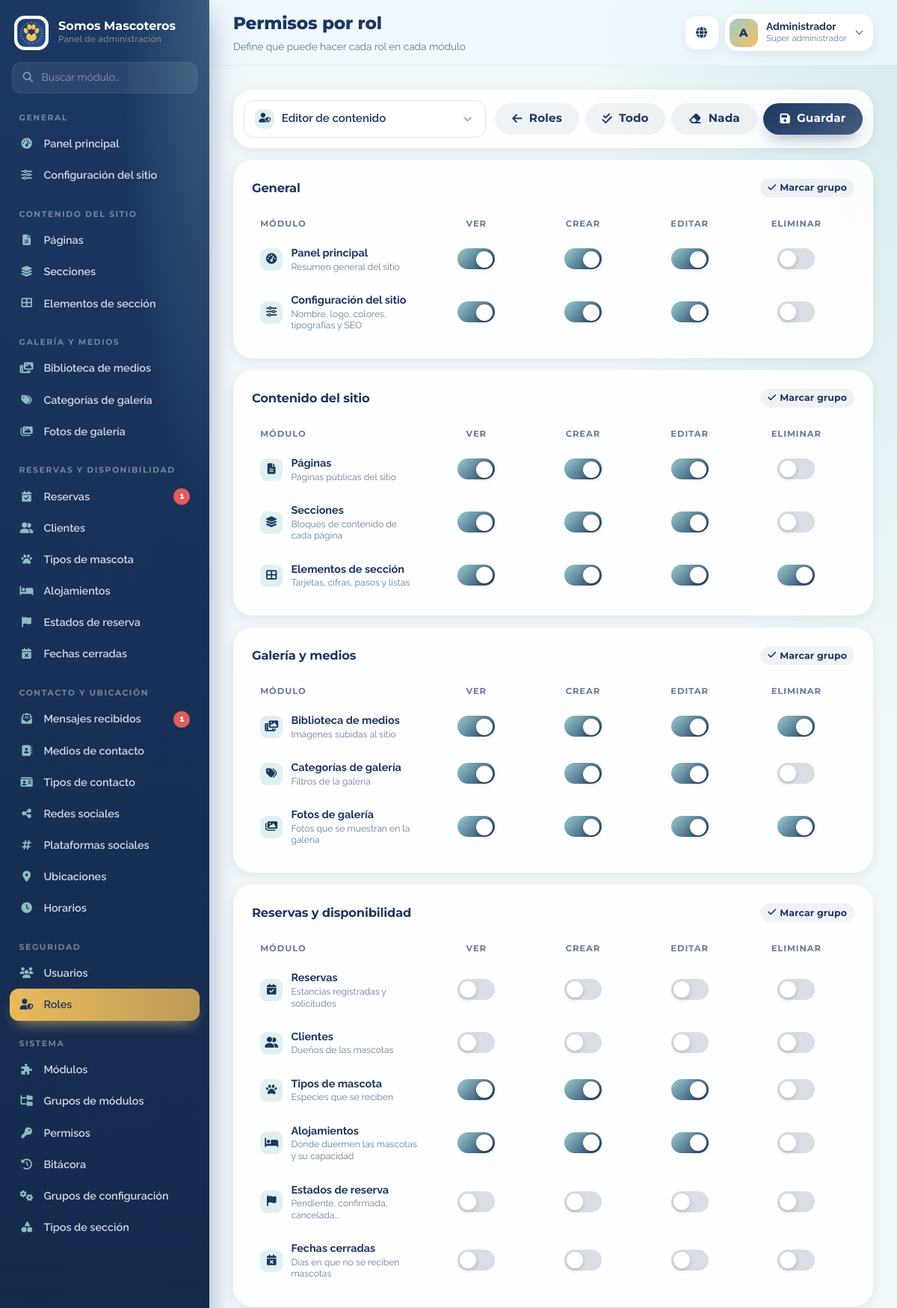
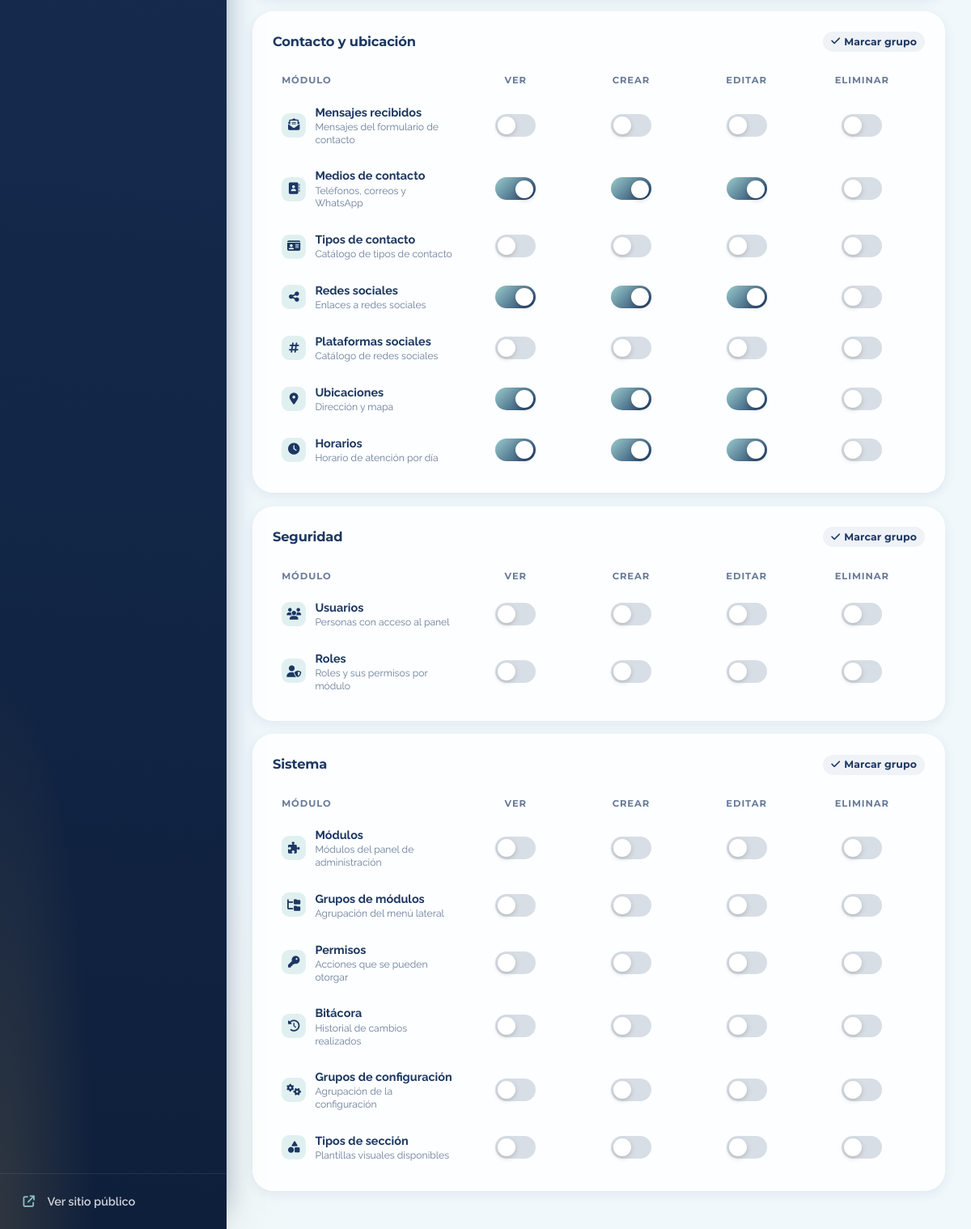
/admin/permissions.php (signed in), run on the app's committed database (2 pictures, top to bottom).
### tables this page shows
CREATE TABLE modules (
  id              INT UNSIGNED AUTO_INCREMENT PRIMARY KEY,
  module_group_id INT UNSIGNED NOT NULL,
  code            VARCHAR(50)  NOT NULL COMMENT 'Identificador interno usado por el sistema',
  name            VARCHAR(80)  NOT NULL,
  description     VARCHAR(255) NULL,
  icon            VARCHAR(60)  NOT NULL DEFAULT 'fa-solid fa-circle',
  sort_order      SMALLINT     NOT NULL DEFAULT 0,
  is_active       TINYINT(1)   NOT NULL DEFAULT 1,
  UNIQUE KEY uq_modules_code (code),
  CONSTRAINT fk_modules_group FOREIGN KEY (module_group_id) REFERENCES module_groups(id) ON UPDATE CASCADE
);

CREATE TABLE users (
  id             INT UNSIGNED AUTO_INCREMENT PRIMARY KEY,
  role_id        INT UNSIGNED NOT NULL,
  full_name      VARCHAR(120) NOT NULL,
  email          VARCHAR(160) NOT NULL,
  password_hash  VARCHAR(255) NOT NULL COMMENT 'Hash bcrypt/argon2 generado con password_hash()',
  is_active      TINYINT(1)   NOT NULL DEFAULT 1,
  last_login_at  DATETIME     NULL,
  created_at     DATETIME     NOT NULL DEFAULT CURRENT_TIMESTAMP,
  updated_at     DATETIME     NULL ON UPDATE CURRENT_TIMESTAMP,
  UNIQUE KEY uq_users_email (email),
  CONSTRAINT fk_users_role FOREIGN KEY (role_id) REFERENCES roles(id) ON UPDATE CASCADE
);

CREATE TABLE roles (
  id            INT UNSIGNED AUTO_INCREMENT PRIMARY KEY,
  name          VARCHAR(60)  NOT NULL,
  description   VARCHAR(255) NULL,
  is_system     TINYINT(1)   NOT NULL DEFAULT 0 COMMENT '1 = rol protegido (no se puede eliminar)',
  created_at    DATETIME     NOT NULL DEFAULT CURRENT_TIMESTAMP,
  UNIQUE KEY uq_roles_name (name)
);

CREATE TABLE permissions (
  id            INT UNSIGNED AUTO_INCREMENT PRIMARY KEY,
  code          VARCHAR(30)  NOT NULL,
  name          VARCHAR(60)  NOT NULL,
  description   VARCHAR(255) NULL,
  UNIQUE KEY uq_permissions_code (code)
);

### includes/db.php (called while the page is built, shortened)
<?php
function db(): PDO
{
    static $pdo = null;
    if ($pdo instanceof PDO) {
        return $pdo;
    }
    global $CONFIG;
    $dsn = sprintf(
        'mysql:host=%s;port=%s;dbname=%s;charset=utf8mb4',
        $CONFIG['db_host'],
        $CONFIG['db_port'],
        $CONFIG['db_name']
    );
    try {
        $pdo = new PDO($dsn, $CONFIG['db_user'], $CONFIG['db_pass'], [
            PDO::ATTR_ERRMODE            => PDO::ERRMODE_EXCEPTION,
            PDO::ATTR_DEFAULT_FETCH_MODE => PDO::FETCH_ASSOC,
            PDO::ATTR_EMULATE_PREPARES   => false,
        ]);
        $pdo->exec("SET time_zone = '" . date('P') . "'");
    } catch (PDOException $e) {
        http_response_code(500);
        $detail = $CONFIG['debug'] ? htmlspecialchars($e->getMessage()) : 'Revisa los datos de conexión en config/config.php.';
        echo '<!doctype html><meta charset="utf-8"><meta name="viewport" content="width=device-width,initial-scale=1">'
            . '<title>Sin conexión</title><body style="margin:0;min-height:100vh;display:grid;place-items:center;'
            . 'background:#F0F8FB;font-family:system-ui,sans-serif;color:#1C3762;padding:16px">'
            . '<div style="max-width:520px;background:#fff;border-radius:20px;padding:32px;box-shadow:0 20px 60px rgba(28,55,98,.12)">'
            . '<h1 style="margin:0 0 8px;font-size:1.4rem">No se pudo conectar a la base de datos</h1>'
            . '<p style="margin:0;line-height:1.6">' . $detail . '</p></div></body>';
        exit;
    }
    return $pdo;
}
function db_all(string $sql, array $params = []): array
{
    $st = db()->prepare($sql);
    $st->execute($params);
    return $st->fetchAll();
}
function db_one(string $sql, array $params = []): ?array
{
    $st = db()->prepare($sql);
    $st->execute($params);
    $row = $st->fetch();
    return $row === false ? null : $row;
}
function db_value(string $sql, array $params = [])
{
    $st = db()->prepare($sql);
    $st->execute($params);
    $v = $st->fetchColumn();
    return $v === false ? null : $v;
}

### includes/helpers.php (called while the page is built, shortened)
<?php
function e($value): string
{
    return htmlspecialchars((string)($value ?? ''), ENT_QUOTES | ENT_SUBSTITUTE, 'UTF-8');
}
function base(): string
{
    return defined('BASE_PREFIX') ? BASE_PREFIX : '';
}
function url_for(?string $path): string
{
    return base() . ltrim($path, '/');
}
function settings(): array
{
    static $cache = null;
    if ($cache !== null) {
        return $cache;
    }
    $cache = [];
    $rows = db_all('SELECT s.setting_key, s.input_type, s.setting_value, m.file_path
                    FROM settings s LEFT JOIN media m ON m.id = s.media_id');
    foreach ($rows as $r) {
        $cache[$r['setting_key']] = $r['input_type'] === 'image' ? ($r['file_path'] ?? '') : ($r['setting_value'] ?? '');
    }
    return $cache;
}
function setting(string $key, string $default = ''): string
{
    $s = settings();
    return isset($s[$key]) && $s[$key] !== '' ? (string)$s[$key] : $default;
}

### admin/permissions.php (the view, shortened to what this page needs)
<?php
require __DIR__ . '/includes/init.php';
require_login();
$roles = db_all('SELECT id, name, is_system FROM roles ORDER BY id');
$roleId = (int)($_GET['role'] ?? ($roles[1]['id'] ?? $roles[0]['id'] ?? 0));
$role = db_one('SELECT * FROM roles WHERE id = ?', [$roleId]);
$mods = db_all('SELECT m.id, m.name, m.icon, m.description, g.name AS grp FROM modules m JOIN module_groups g ON g.id = m.module_group_id ORDER BY g.sort_order, m.sort_order, m.id');
$perms = db_all('SELECT id, code, name FROM permissions ORDER BY id');
$system = (int)$role['is_system'] === 1;
$canEdit = can('roles', 'edit') && !$system;
$byGroup = [];
foreach ($mods as $m) { $byGroup[$m['grp']][] = $m; }
admin_header('Permisos por rol', 'roles', ['subtitle' => 'Define qué puede hacer cada rol en cada módulo']);
?>
<div class="toolbar card">
  <div class="field toolbar__role">
  </div>
  <div class="toolbar__actions">
    <a href="crud.php?e=roles" class="btn btn--ghost"><i class="fa-solid fa-arrow-left"></i> <span>Roles</span></a>
    <?php if ($canEdit): ?>
      <button type="button" class="btn btn--ghost" data-perm-all="1"><i class="fa-solid fa-check-double"></i> <span>Todo</span></button>
      <button type="button" class="btn btn--ghost" data-perm-all="0"><i class="fa-solid fa-eraser"></i> <span>Nada</span></button>
      <button type="button" class="btn btn--primary" id="permSave"><i class="fa-solid fa-floppy-disk"></i> Guardar</button>
    <?php endif; ?>
  </div>
</div>
<form id="permForm" data-role="<?= $roleId ?>">
  <?php foreach ($byGroup as $grp => $list): ?>
    <section class="card perm-group">
      <header class="card__head"><h3><?= e($grp) ?></h3>
        <?php if ($canEdit): ?><button type="button" class="btn btn--ghost btn--xs" data-perm-group><i class="fa-solid fa-check"></i> Marcar grupo</button><?php endif; ?>
      </header>
      <div class="perm-table">
        <div class="perm-row perm-row--head"><span>Módulo</span><?php foreach ($perms as $p): ?><span><?= e($p['name']) ?></span><?php endforeach; ?></div>
        <?php foreach ($list as $m): ?>
          <div class="perm-row">
            <span class="perm-row__mod"><span class="s2-ico"><i class="<?= e($m['icon']) ?>"></i></span><span><strong><?= e($m['name']) ?></strong><small><?= e($m['description']) ?></small></span></span>
            <?php foreach ($perms as $p): $key = $m['id'] . ':' . $p['id']; ?>
              <label class="switch perm-switch" title="<?= e($p['name'] . ' · ' . $m['name']) ?>">
                <span class="switch__track"></span><span class="perm-switch__lbl"><?= e($p['name']) ?></span>
              </label>
            <?php endforeach; ?>
          </div>
        <?php endforeach; ?>
      </div>
    </section>
  <?php endforeach; ?>
</form>
<?php admin_footer(['page' => 'permissions']); ?>

### admin/includes/init.php (shortened to what this page needs)
<?php
function current_user(): ?array
{
    static $user = false;
    if ($user !== false) {
        return $user;
    }
    $row = db_one(
        'SELECT u.id, u.full_name, u.email, u.role_id, u.is_active, r.name AS role_name, r.is_system
         FROM users u JOIN roles r ON r.id = u.role_id WHERE u.id = ?',
        [(int)$_SESSION['uid']]
    );
    $user = $row;
    return $user;
}
function user_permissions(): array
{
    static $perms = null;
    if ($perms !== null) {
        return $perms;
    }
    $perms = [];
    $u = current_user();
    if ((int)$u['is_system'] === 1) {
        $rows = db_all('SELECT m.code AS module, p.code AS perm FROM modules m CROSS JOIN permissions p WHERE m.is_active = 1');
    }
    foreach ($rows as $r) {
        $perms[$r['module']][$r['perm']] = true;
    }
    return $perms;
}
function can(string $module, string $perm = 'view'): bool
{
    $p = user_permissions();
    return !empty($p[$module][$perm]);
}
function require_login(): array
{
    $u = current_user();
    return $u;
}
function module_url(string $code): string
{
    return match ($code) {
        'dashboard' => 'dashboard.php',
        'settings'  => 'settings.php',
        'media'     => 'media.php',
        default     => 'crud.php?e=' . rawurlencode($code),
    };
}
function admin_menu(): array
{
    $mods = db_all(
        'SELECT m.code, m.name, m.icon, g.name AS group_name FROM modules m
         JOIN module_groups g ON g.id = m.module_group_id
         WHERE m.is_active = 1 ORDER BY g.sort_order, g.id, m.sort_order, m.id'
    );
    $out = [];
    foreach ($mods as $m) {
        if (can($m['code'], 'view')) {
            $out[$m['group_name']][] = $m;
        }
    }
    return $out;
}
function unread_messages(): int
{
    return can('contact_messages') ? (int)db_value('SELECT COUNT(*) FROM contact_messages WHERE is_read = 0') : 0;
}
function pending_bookings(): int
{
    return can('bookings') ? (int)db_value("SELECT COUNT(*) FROM bookings b JOIN booking_statuses s ON s.id = b.booking_status_id WHERE s.code = 'pending'") : 0;
}
function admin_header(string $title, string $activeModule, array $opts = []): void
{
    $u = current_user();
    $logo = setting('logo');
    $siteName = setting('site_name', 'Somos Mascoteros');
    $badges = ['contact_messages' => unread_messages(), 'bookings' => pending_bookings()];
    ?><!doctype html>
<html lang="es">
<head>
  <link rel="stylesheet" href="../assets/vendor/fontawesome/css/all.min.css">
  <link rel="stylesheet" href="../assets/vendor/select2/select2.min.css">
  <link rel="stylesheet" href="../assets/vendor/flatpickr/flatpickr.min.css">
  <link rel="stylesheet" href="../assets/vendor/quill/quill.snow.css">
  <link rel="stylesheet" href="../assets/css/ui.css?v=1">
  <link rel="stylesheet" href="../assets/css/admin.css?v=1">
</head>
<body class="admin">
<?php if ($u): ?>
<div class="shell">
  <aside class="sidebar" id="sidebar">
    <div class="sidebar__brand">
      <?php if ($logo): ?><img src="<?= e(url_for($logo)) ?>" alt=""><?php endif; ?>
      <div><strong><?= e($siteName) ?></strong><small>Panel de administración</small></div>
    </div>
    <div class="sidebar__search">
      <i class="fa-solid fa-magnifying-glass"></i>
      <input type="search" class="input" id="menuSearch" placeholder="Buscar módulo…" autocomplete="off">
    </div>
    <nav class="sidebar__nav" id="sidebarNav">
      <?php foreach (admin_menu() as $group => $mods): ?>
        <div class="sidebar__group">
          <span class="sidebar__group-title"><?= e($group) ?></span>
          <?php foreach ($mods as $m): $n = $badges[$m['code']] ?? 0; ?>
            <a href="<?= e(module_url($m['code'])) ?>" class="sidebar__link<?= $m['code'] === $activeModule ? ' is-active' : '' ?>">
              <i class="<?= e($m['icon']) ?>"></i><span><?= e($m['name']) ?></span>
              <?php if ($n): ?><em class="sidebar__badge"><?= $n ?></em><?php endif; ?>
            </a>
          <?php endforeach; ?>
        </div>
      <?php endforeach; ?>
    </nav>
    <div class="sidebar__foot">
      <a href="../index.php" target="_blank" rel="noopener" class="sidebar__link"><i class="fa-solid fa-arrow-up-right-from-square"></i><span>Ver sitio público</span></a>
    </div>
  </aside>
  <div class="main">
    <header class="topbar">
      <div class="topbar__title">
        <h1><?= e($title) ?></h1>
        <?php if (!empty($opts['subtitle'])): ?><p><?= e($opts['subtitle']) ?></p><?php endif; ?>
      </div>
      <div class="topbar__actions">
        <a class="topbar__icon" href="../index.php" target="_blank" rel="noopener" title="Ver sitio"><i class="fa-solid fa-globe"></i></a>
        <div class="usermenu" id="userMenu">
          <button class="usermenu__btn" aria-haspopup="true" aria-expanded="false">
            <span class="avatar"><?= e(mb_strtoupper(mb_substr($u['full_name'], 0, 1))) ?></span>
            <span class="usermenu__who"><strong><?= e($u['full_name']) ?></strong><small><?= e($u['role_name']) ?></small></span>
            <i class="fa-solid fa-chevron-down"></i>
          </button>
        </div>
      </div>
    </header>
    <main class="content">
<?php endif;
}
function admin_footer(array $jsData = []): void
{
    $u = current_user();
    ?>
<?php if ($u): ?>
    </main>
  </div>
</div>
<?php endif; ?>
</body>
</html>
<?php
}

### data on the page
modules: name "Panel principal", description "Resumen general del sitio"
modules: name "Configuración del sitio", description "Nombre, logo, colores, tipografías y SEO"
modules: name "Páginas", description "Páginas públicas del sitio"
modules: name "Secciones", description "Bloques de contenido de cada página"
modules: name "Elementos de sección", description "Tarjetas, cifras, pasos y listas"
modules: name "Biblioteca de medios", description "Imágenes subidas al sitio"
modules: name "Categorías de galería", description "Filtros de la galería"
modules: name "Fotos de galería", description "Fotos que se muestran en la galería"
modules: name "Reservas", n "1", description "Estancias registradas y solicitudes"
modules: name "Clientes", description "Dueños de las mascotas"
modules: name "Tipos de mascota", description "Especies que se reciben"
modules: name "Alojamientos", description "Dónde duermen las mascotas y su capacidad"
modules: name "Estados de reserva", description "Pendiente, confirmada, cancelada..."
modules: name "Fechas cerradas", description "Días en que no se reciben mascotas"
modules: name "Mensajes recibidos", n "1", description "Mensajes del formulario de contacto"
modules: name "Medios de contacto", description "Teléfonos, correos y WhatsApp"
modules: name "Tipos de contacto", description "Catálogo de tipos de contacto"
modules: name "Redes sociales", description "Enlaces a redes sociales"
modules: name "Plataformas sociales", description "Catálogo de redes sociales"
modules: name "Ubicaciones", description "Dirección y mapa"
modules: name "Horarios", description "Horario de atención por día"
modules: name "Usuarios", description "Personas con acceso al panel"
modules: name "Roles", description "Roles y sus permisos por módulo"
modules: name "Módulos", description "Módulos del panel de administración"
modules: name "Grupos de módulos", description "Agrupación del menú lateral"
modules: name "Permisos", description "Acciones que se pueden otorgar"
modules: name "Bitácora", description "Historial de cambios realizados"
modules: name "Grupos de configuración", description "Agrupación de la configuración"
modules: name "Tipos de sección", description "Plantillas visuales disponibles"
users: full_name "A", full_name "Administrador", role.name "Super administrador"
permissions: name "VER"
permissions: name "CREAR"
permissions: name "EDITAR"
permissions: name "ELIMINAR"

### other printed values
$siteName "Somos Mascoteros"
$group "GENERAL"
$group "CONTENIDO DEL SITIO"
$group "GALERÍA Y MEDIOS"
$group "RESERVAS Y DISPONIBILIDAD"
$group "CONTACTO Y UBICACIÓN"
$group "SEGURIDAD"
$group "SISTEMA"
$title "Permisos por rol"
$opts['subtitle'] "Define qué puede hacer cada rol en cada módulo"
$grp "General"
$grp "Contenido del sitio"
$grp "Galería y medios"
$grp "Reservas y disponibilidad"
$grp "Contacto y ubicación"
